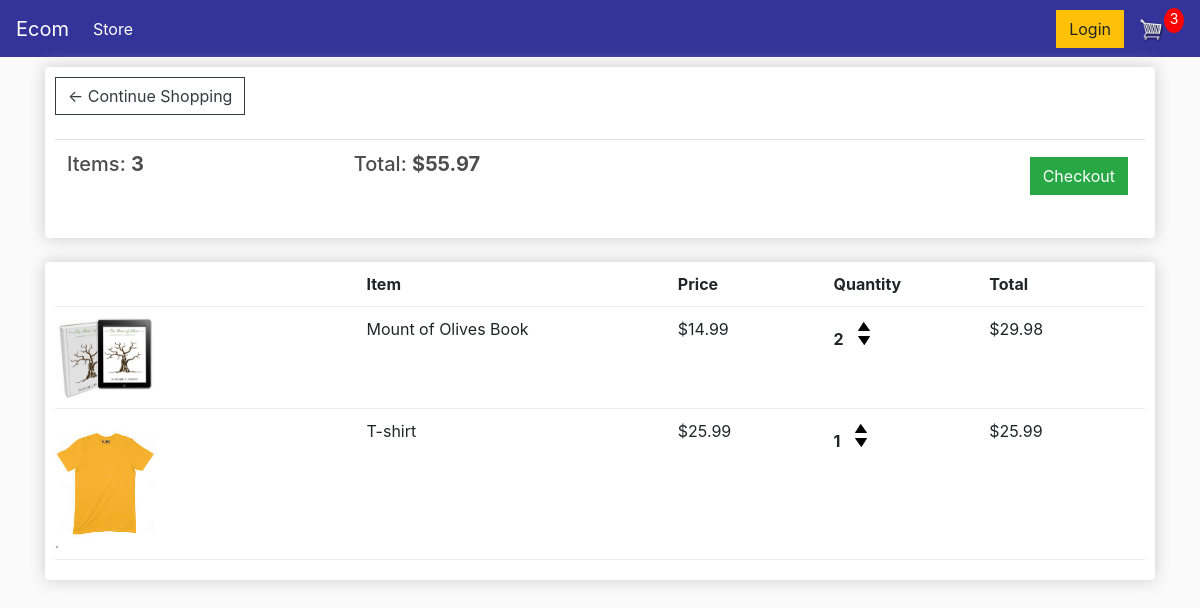
The page /cart/ (signed in) on the database as committed earlier.
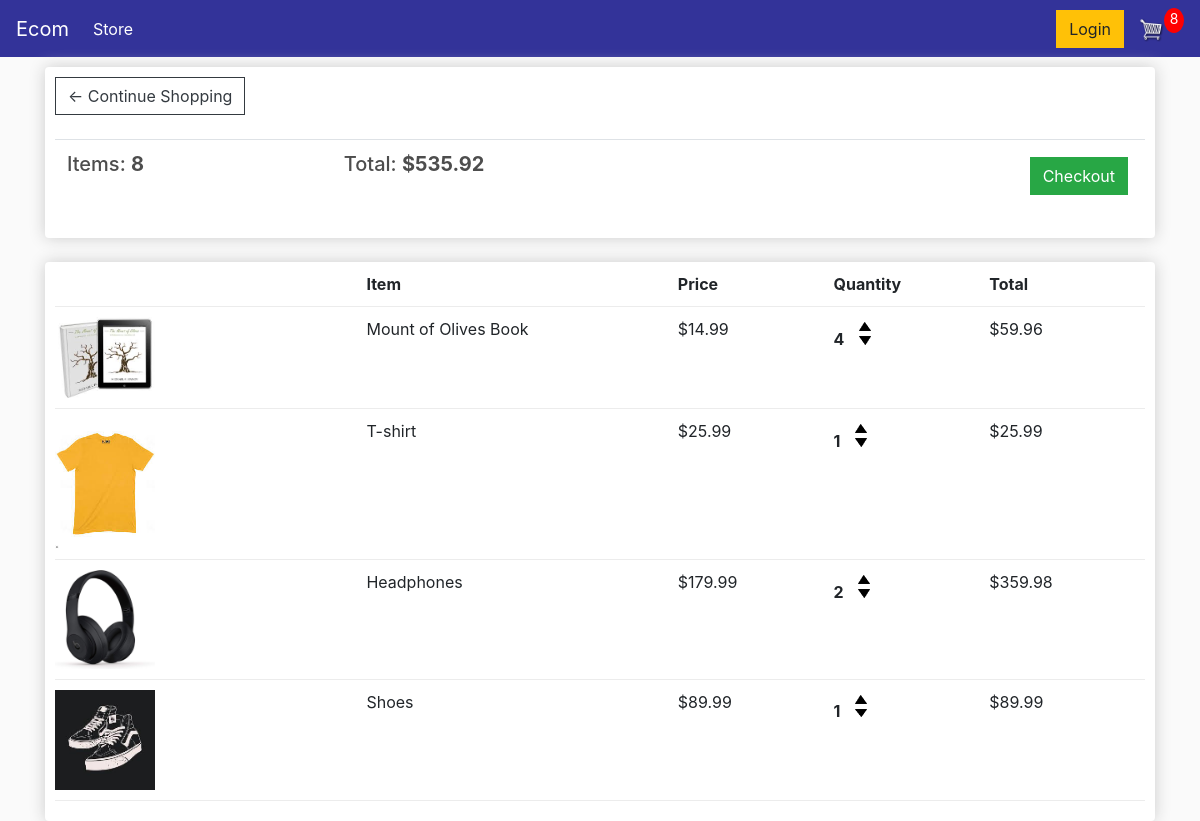
The same page on the database as committed later.
### store/models.py (models this page shows, shortened)
class Order(models.Model):
    customer = models.ForeignKey(Customer, on_delete=models.SET_NULL, blank=True, null=True)
    date_ordered = models.DateTimeField(auto_now_add=True)
    complete = models.BooleanField(default=False, null=True, blank=False)
    transaction_id = models.CharField(max_length=200, null=True)
    @property
    def get_cart_total(self):
        orderitems = self.orderitem_set.all()
        total = sum([item.get_total for item in orderitems])
        return total
    @property
    def get_cart_items(self):
        orderitems = self.orderitem_set.all()
        total = sum([item.quantity for item in orderitems])
        return total

class OrderItem(models.Model):
    product = models.ForeignKey(Product, on_delete=models.SET_NULL, blank=True, null=True)
    order = models.ForeignKey(Order, on_delete=models.SET_NULL, blank=True, null=True)
    quantity = models.IntegerField(default=0, null=True, blank=False)
    date_added = models.DateTimeField(auto_now_add=True)
    @property
    def get_total(self):
        total = self.product.price * self.quantity
        return total

class Product(models.Model):
    name = models.CharField(max_length=200, null=True)
    price = models.FloatField()
    digital = models.BooleanField(default=False, null=True, blank=False)
    image = models.ImageField(null=True, blank=True)
    @property
    def imageURL(self):
        try:
            url = self.image.url
        except:
            url = ''
        return url

### store/views.py (the view)
def cart(request):
    if request.user.is_authenticated:
        customer = request.user.customer
        order, created = Order.objects.get_or_create(customer=customer, complete=False)
        items = order.orderitem_set.all()
        cartItems = order.get_cart_items
    else:
        items = []
        order = {'get_cart_total': 0, 'get_cart_items': 0}
        cartItems = order['get_cart_items']
    context = {'items': items, 'order': order, 'cartItems': cartItems}
    return render(request, 'store/cart.html', context)

### store/templates/store/cart.html
{% extends 'store/main.html' %}
{% load static %}
{% block content %}
  <div class="row">
    <div class="col-lg-12">
      <div class="box-element">
        <a class="btn btn-outline-dark" href="{% url 'store' %}">&#x2190; Continue Shopping</a>
        <br>
        <br>
        <table class="table">
          <tr>
            <th><h5>Items: <strong>{{order.get_cart_items}}</strong></h5></th>
            <th><h5>Total: <strong>${{order.get_cart_total}}</strong></h5></th>
            <th>
              <a style="float:right; margin:5px;" class="btn btn-success" href="{% url 'checkout' %}">Checkout</a>
            </th>
          </tr>
        </table>
      </div>
      <br>
      <div class="box-element">
        <div class="cart-row">
          <div style="flex:2"></div>
          <div style="flex:2"><strong>Item</strong></div>
          <div style="flex:1"><strong>Price</strong></div>
          <div style="flex:1"><strong>Quantity</strong></div>
          <div style="flex:1"><strong>Total</strong></div>
        </div>
        {% for item in items %}
        <div class="cart-row">
          <div style="flex:2"><img class="row-image" src="{{item.product.imageURL}}"></div>
          <div style="flex:2"><p>{{item.product.name}}</p></div>
          <div style="flex:1"><p>${{item.product.price|floatformat:2}}</p></div>
          <div style="flex:1">
            <p class="quantity">{{item.quantity}}</p>
            <div class="quantity">
              <img class="chg-quantity" src="{% static 'images/arrow-up.png' %}">
              <img class="chg-quantity" src="{% static 'images/arrow-down.png' %}">
            </div>
          </div>
          <div style="flex:1"><P>${{item.get_total}}</P></div>
        </div>
        {% endfor %}
      </div>
    </div>
  </div>
{% endblock content%}

### store/templates/store/main.html (shortened to what this page needs)
<!DOCTYPE html>
{% load static %}
<html>
    <head>
        <link rel="stylesheet" href="https://stackpath.bootstrapcdn.com/bootstrap/4.4.1/css/bootstrap.min.css">
        <link rel="stylesheet" type="text/css" href="{% static 'css/main.css' %}">
    </head>
    <body>
        <nav class="navbar navbar-expand-lg navbar-dark bg-dark">
          <a class="navbar-brand" href="{% url 'store' %}">Ecom</a>
          <div class="collapse navbar-collapse" id="navbarSupportedContent">
            <ul class="navbar-nav mr-auto">
              <li class="nav-item active">
                <a class="nav-link" href="{% url 'store' %}">Store <span class="sr-only">(current)</span></a>
              </li>
            </ul>
            <div class="form-inline my-2 my-lg-0">
              <a href="#" class="btn btn-warning">Login</a>
              <a href="{% url 'cart' %}">
                <img  id="cart-icon" src="{% static 'images/cart.png' %}">
              </a>
              <p id="cart-total">{{cartItems}}</p>
            </div>
          </div>
        </nav>
        <div class="container">
            {% block content %}
            {% endblock content %}
        </div>
    </body>
</html>

### static/css/main.css (style rules this page uses)
body { background-color: hsl(0, 0%, 98%); }
h1,h2,h3,h4,h5,h6 { color:hsl(0, 0%, 30%); }
.box-element { box-shadow:hsl(0, 0%, 80%) 0 0 16px; background-color: #fff; border-radius: 4px; padding: 10px; }
.bg-dark { background-color: #333399!important; }
#cart-icon { width:25px; display: inline-block; margin-left: 15px; }
#cart-total { display: block; text-align: center; color:#fff; background-color: red; width: 20px; height: 25px; border-radius: 50%; font-size: 14px; }
.col-lg-4, .col-lg-6, .col-lg-8, .col-lg-12 { margin-top: 10px; }
.btn { border-radius: 0; }
.row-image { width: 100px; }
.cart-row { display: flex; align-items: flex-stretch; padding-bottom: 10px; margin-bottom: 10px; border-bottom: 1px solid #ececec; }
.quantity { display: inline-block; font-weight: 700; padding-right:10px; }
.chg-quantity { width: 12px; cursor: pointer; display: block; margin-top: 5px; transition:.1s; }

Rows that differ between the two databases and show on the page:
changed through a linked row, Order: get_cart_items "3" → "8"; get_cart_total "55.97" → "535.92"
changed OrderItem "Mount of Olives Book": quantity "2" → "4"; get_total "29.98" → "59.96"
added OrderItem: product.imageURL (picture), product.name "Headphones", product.price "179.99", quantity "2", get_total "359.98"
added OrderItem: product.imageURL (picture), product.name "Shoes", product.price "89.99", quantity "1", get_total "89.99"
Other text that changed with them:
{{ cartItems }}: "3" → "8"
